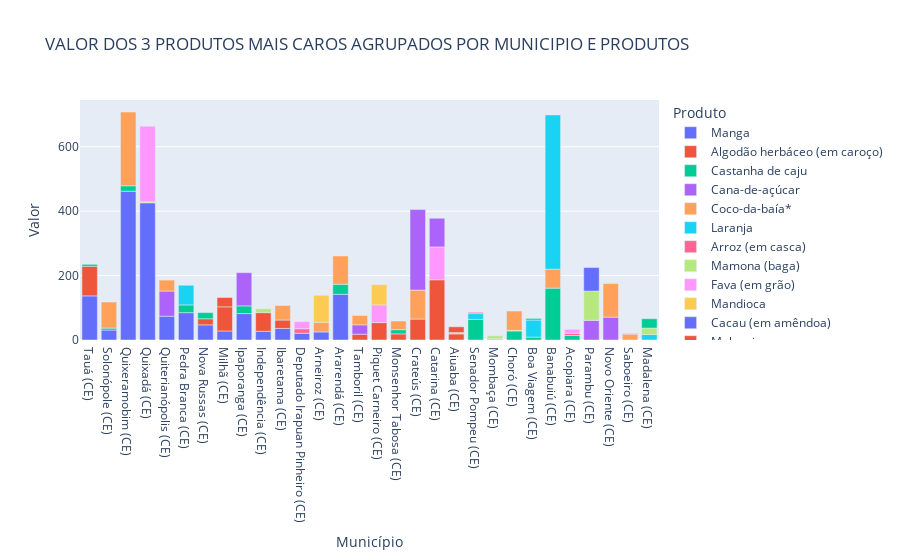

Notebook code cell kept with this figure:
### Code cell
fig = px.bar(df_total.sort_values(['Município','Valor'], ascending=False), 
             x="Município", y="Valor", color="Produto", 
             title="VALOR DOS 3 PRODUTOS MAIS CAROS AGRUPADOS POR MUNICIPIO E PRODUTOS")
fig.show()

### Figure 1 — Plotly figure (JSON) as saved in the notebook; plotly's stock layout.template omitted (floating-point values rounded to 4 significant figures)
{"data": [{"alignmentgroup": "True", "hovertemplate": "Produto=Manga<br>Município=%{x}<br>Valor=%{y}<extra></extra>", "legendgroup": "Manga", "marker": {"color": "#636efa"}, "name": "Manga", "offsetgroup": "Manga", "orientation": "v", "showlegend": true, "textposition": "auto", "type": "bar", "x": ["Tauá (CE)", "Solonópole (CE)", "Quixeramobim (CE)", "Quixadá (CE)", "Quiterianópolis (CE)", "Pedra Branca (CE)", "Nova Russas (CE)", "Milhã (CE)", "Ipaporanga (CE)", "Independência (CE)", "Ibaretama (CE)", "Deputado Irapuan Pinheiro (CE)", "Arneiroz (CE)", "Ararendá (CE)"], "xaxis": "x", "y": [137, 31, 462, 426, 74, 85, 47, 28, 82, 27, 36, 21, 25, 142], "yaxis": "y"}, {"alignmentgroup": "True", "hovertemplate": "Produto=Algodão herbáceo (em caroço)<br>Município=%{x}<br>Valor=%{y}<extra></extra>", "legendgroup": "Algodão herbáceo (em caroço)", "marker": {"color": "#EF553B"}, "name": "Algodão herbáceo (em caroço)", "offsetgroup": "Algodão herbáceo (em caroço)", "orientation": "v", "showlegend": true, "textposition": "auto", "type": "bar", "x": ["Tauá (CE)", "Tamboril (CE)", "Piquet Carneiro (CE)", "Nova Russas (CE)", "Monsenhor Tabosa (CE)", "Milhã (CE)", "Independência (CE)", "Ibaretama (CE)", "Crateús (CE)", "Catarina (CE)", "Aiuaba (CE)"], "xaxis": "x", "y": [92, 18, 54, 19, 19, 75, 58, 26, 65, 187, 19], "yaxis": "y"}, {"alignmentgroup": "True", "hovertemplate": "Produto=Castanha de caju<br>Município=%{x}<br>Valor=%{y}<extra></extra>", "legendgroup": "Castanha de caju", "marker": {"color": "#00cc96"}, "name": "Castanha de caju", "offsetgroup": "Castanha de caju", "orientation": "v", "showlegend": true, "textposition": "auto", "type": "bar", "x": ["Tauá (CE)", "Solonópole (CE)", "Senador Pompeu (CE)", "Quixeramobim (CE)", "Pedra Branca (CE)", "Nova Russas (CE)", "Monsenhor Tabosa (CE)", "Mombaça (CE)", "Ipaporanga (CE)", "Choró (CE)", "Boa Viagem (CE)", "Banabuiú (CE)", "Ararendá (CE)", "Acopiara (CE)"], "xaxis": "x", "y": [6, 6, 64, 17, 24, 19, 13, 2, 24, 28, 9, 161, 31, 14], "yaxis": "y"}, {"alignmentgroup": "True", "hovertemplate": "Produto=Cana-de-açúcar<br>Município=%{x}<br>Valor=%{y}<extra></extra>", "legendgroup": "Cana-de-açúcar", "marker": {"color": "#ab63fa"}, "name": "Cana-de-açúcar", "offsetgroup": "Cana-de-açúcar", "orientation": "v", "showlegend": true, "textposition": "auto", "type": "bar", "x": ["Tamboril (CE)", "Quiterianópolis (CE)", "Parambu (CE)", "Novo Oriente (CE)", "Ipaporanga (CE)"], "xaxis": "x", "y": [29, 78, 61, 71, 103], "yaxis": "y"}, {"alignmentgroup": "True", "hovertemplate": "Produto=Coco-da-baía*<br>Município=%{x}<br>Valor=%{y}<extra></extra>", "legendgroup": "Coco-da-baía*", "marker": {"color": "#FFA15A"}, "name": "Coco-da-baía*", "offsetgroup": "Coco-da-baía*", "orientation": "v", "showlegend": true, "textposition": "auto", "type": "bar", "x": ["Tamboril (CE)", "Solonópole (CE)", "Saboeiro (CE)", "Quixeramobim (CE)", "Quiterianópolis (CE)", "Novo Oriente (CE)", "Monsenhor Tabosa (CE)", "Ibaretama (CE)", "Crateús (CE)", "Banabuiú (CE)", "Arneiroz (CE)", "Ararendá (CE)"], "xaxis": "x", "y": [29, 81, 18, 229, 34, 105, 27, 45, 90, 59, 30, 88], "yaxis": "y"}, {"alignmentgroup": "True", "hovertemplate": "Produto=Laranja<br>Município=%{x}<br>Valor=%{y}<extra></extra>", "legendgroup": "Laranja", "marker": {"color": "#19d3f3"}, "name": "Laranja", "offsetgroup": "Laranja", "orientation": "v", "showlegend": true, "textposition": "auto", "type": "bar", "x": ["Senador Pompeu (CE)", "Pedra Branca (CE)", "Madalena (CE)", "Boa Viagem (CE)"], "xaxis": "x", "y": [18, 61, 17, 53], "yaxis": "y"}, {"alignmentgroup": "True", "hovertemplate": "Produto=Arroz (em casca)<br>Município=%{x}<br>Valor=%{y}<extra></extra>", "legendgroup": "Arroz (em casca)", "marker": {"color": "#FF6692"}, "name": "Arroz (em casca)", "offsetgroup": "Arroz (em casca)", "orientation": "v", "showlegend": true, "textposition": "auto", "type": "bar", "x": ["Senador Pompeu (CE)", "Saboeiro (CE)", "Mombaça (CE)", "Deputado Irapuan Pinheiro (CE)", "Acopiara (CE)"], "xaxis": "x", "y": [4, 3, 2, 14, 7], "yaxis": "y"}, {"alignmentgroup": "True", "hovertemplate": "Produto=Mamona (baga)<br>Município=%{x}<br>Valor=%{y}<extra></extra>", "legendgroup": "Mamona (baga)", "marker": {"color": "#B6E880"}, "name": "Mamona (baga)", "offsetgroup": "Mamona (baga)", "orientation": "v", "showlegend": true, "textposition": "auto", "type": "bar", "x": ["Saboeiro (CE)", "Quixadá (CE)", "Parambu (CE)", "Novo Oriente (CE)", "Mombaça (CE)", "Madalena (CE)", "Independência (CE)", "Choró (CE)", "Aiuaba (CE)"], "xaxis": "x", "y": [1, 3, 91, 2, 9, 20, 12, 2, 4], "yaxis": "y"}, {"alignmentgroup": "True", "hovertemplate": "Produto=Fava (em grão)<br>Município=%{x}<br>Valor=%{y}<extra></extra>", "legendgroup": "Fava (em grão)", "marker": {"color": "#FF97FF"}, "name": "Fava (em grão)", "offsetgroup": "Fava (em grão)", "orientation": "v", "showlegend": true, "textposition": "auto", "type": "bar", "x": ["Quixadá (CE)", "Piquet Carneiro (CE)", "Deputado Irapuan Pinheiro (CE)", "Catarina (CE)", "Acopiara (CE)"], "xaxis": "x", "y": [235, 55, 22, 102, 12], "yaxis": "y"}, {"alignmentgroup": "True", "hovertemplate": "Produto=Mandioca<br>Município=%{x}<br>Valor=%{y}<extra></extra>", "legendgroup": "Mandioca", "marker": {"color": "#FECB52"}, "name": "Mandioca", "offsetgroup": "Mandioca", "orientation": "v", "showlegend": true, "textposition": "auto", "type": "bar", "x": ["Piquet Carneiro (CE)", "Arneiroz (CE)"], "xaxis": "x", "y": [63, 84], "yaxis": "y"}, {"alignmentgroup": "True", "hovertemplate": "Produto=Cacau (em amêndoa)<br>Município=%{x}<br>Valor=%{y}<extra></extra>", "legendgroup": "Cacau (em amêndoa)", "marker": {"color": "#636efa"}, "name": "Cacau (em amêndoa)", "offsetgroup": "Cacau (em amêndoa)", "orientation": "v", "showlegend": true, "textposition": "auto", "type": "bar", "x": ["Parambu (CE)"], "xaxis": "x", "y": [73], "yaxis": "y"}, {"alignmentgroup": "True", "hovertemplate": "Produto=Melancia<br>Município=%{x}<br>Valor=%{y}<extra></extra>", "legendgroup": "Melancia", "marker": {"color": "#EF553B"}, "name": "Melancia", "offsetgroup": "Melancia", "orientation": "v", "showlegend": true, "textposition": "auto", "type": "bar", "x": ["Milhã (CE)", "Aiuaba (CE)"], "xaxis": "x", "y": [29, 18], "yaxis": "y"}, {"alignmentgroup": "True", "hovertemplate": "Produto=Goiaba<br>Município=%{x}<br>Valor=%{y}<extra></extra>", "legendgroup": "Goiaba", "marker": {"color": "#00cc96"}, "name": "Goiaba", "offsetgroup": "Goiaba", "orientation": "v", "showlegend": true, "textposition": "auto", "type": "bar", "x": ["Madalena (CE)", "Boa Viagem (CE)"], "xaxis": "x", "y": [29, 5], "yaxis": "y"}, {"alignmentgroup": "True", "hovertemplate": "Produto=Banana (cacho)<br>Município=%{x}<br>Valor=%{y}<extra></extra>", "legendgroup": "Banana (cacho)", "marker": {"color": "#ab63fa"}, "name": "Banana (cacho)", "offsetgroup": "Banana (cacho)", "orientation": "v", "showlegend": true, "textposition": "auto", "type": "bar", "x": ["Crateús (CE)", "Catarina (CE)"], "xaxis": "x", "y": [250, 89], "yaxis": "y"}, {"alignmentgroup": "True", "hovertemplate": "Produto=Maracujá<br>Município=%{x}<br>Valor=%{y}<extra></extra>", "legendgroup": "Maracujá", "marker": {"color": "#FFA15A"}, "name": "Maracujá", "offsetgroup": "Maracujá", "orientation": "v", "showlegend": true, "textposition": "auto", "type": "bar", "x": ["Choró (CE)"], "xaxis": "x", "y": [60], "yaxis": "y"}, {"alignmentgroup": "True", "hovertemplate": "Produto=Batata-doce<br>Município=%{x}<br>Valor=%{y}<extra></extra>", "legendgroup": "Batata-doce", "marker": {"color": "#19d3f3"}, "name": "Batata-doce", "offsetgroup": "Batata-doce", "orientation": "v", "showlegend": true, "textposition": "auto", "type": "bar", "x": ["Banabuiú (CE)"], "xaxis": "x", "y": [479], "yaxis": "y"}], "layout": {"barmode": "relative", "legend": {"title": {"text": "Produto"}, "tracegroupgap": 0}, "title": {"text": "VALOR DOS 3 PRODUTOS MAIS CAROS AGRUPADOS POR MUNICIPIO E PRODUTOS"}, "xaxis": {"anchor": "y", "domain": [0, 1], "title": {"text": "Município"}}, "yaxis": {"anchor": "x", "domain": [0, 1], "title": {"text": "Valor"}}}}
